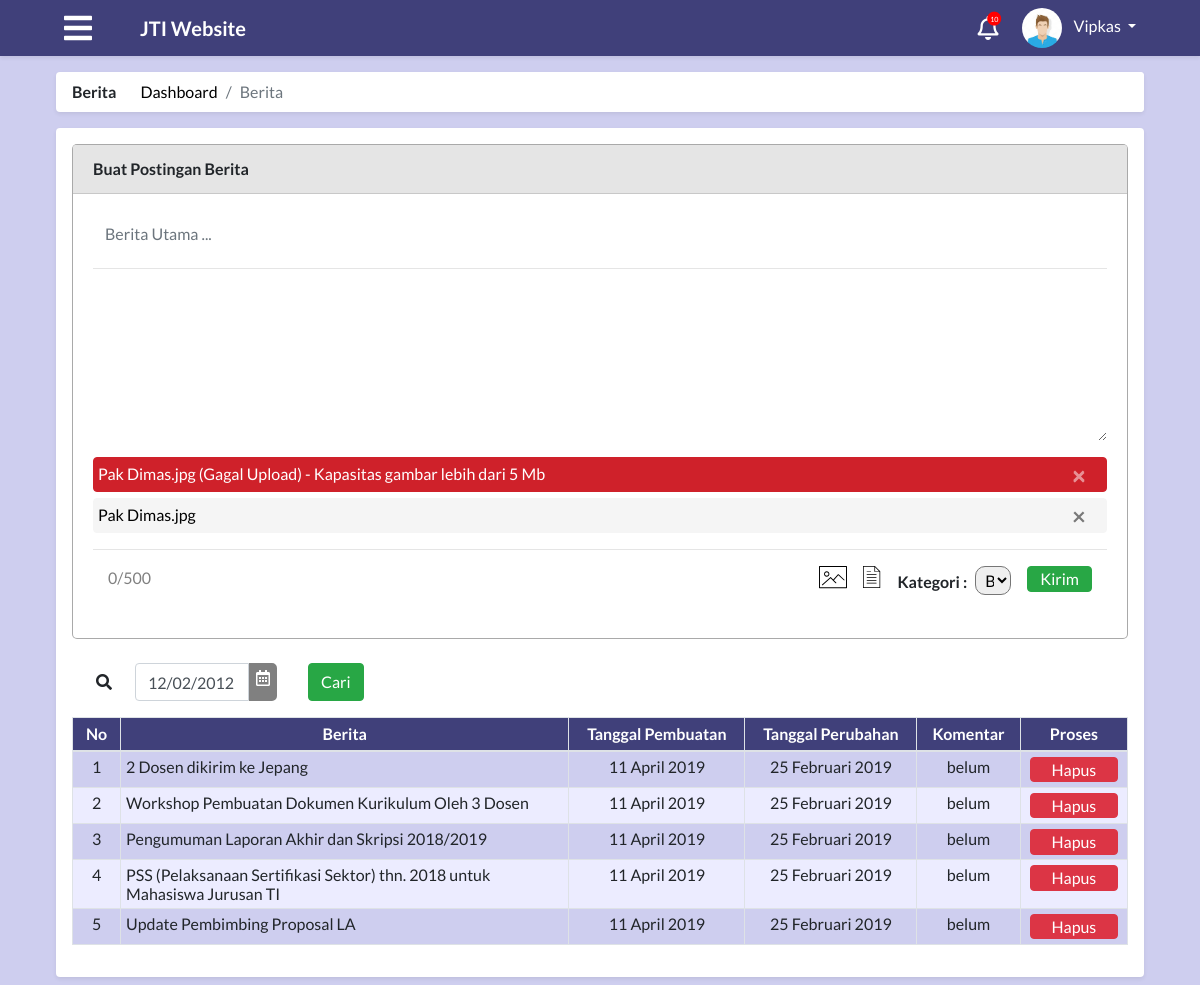
Screenshot of /module/index.php?module=beritaPengumuman (signed in) with the database file from the repository.
### tables this page shows
CREATE TABLE `tabel_admin` (
  `id_admin` int(30) NOT NULL,
  `nama` varchar(50) NOT NULL,
  `nip` int(20) NOT NULL,
  `alamat` text,
  `tempat_lahir` varchar(50) DEFAULT NULL,
  `tangal_lahir` date DEFAULT NULL,
  `id_user` int(11) NOT NULL,
  `waktu_edit` datetime NOT NULL
);

CREATE TABLE `tabel_info` (
  `id_info` int(30) NOT NULL,
  `judul` varchar(250) NOT NULL,
  `isi` text NOT NULL,
  `tipe` enum('pengumuman','berita') NOT NULL,
  `waktu` datetime NOT NULL
);

### process/proses_berita.php (called while the page is built, shortened)
<?php
function tampilBerita($con)
{
    $tampilBerita="select * from tabel_info";
    $resultTampilBerita=mysqli_query($con, $tampilBerita);
    return $resultTampilBerita;
}
?>

### module/admin/berita/beritaPengumuman.php (the view, shortened to what this page needs)
<?php
  include "../config/connection.php";
  include "../process/proses_berita.php";
?>
<main id="adminBerita" role="main" class="container-fluid">
    <div class="row">
        <div class="col-md-12 p-0">
            <div class="m-2 bg-white shadow-sm rounded">
                <div class="row">
                    <div class="col-md-auto pr-0">
                        <strong><span class="nav-link">Berita</span></strong>
                    </div>
                    <div class="col pl-0">
                        <nav aria-label="breadcrumb">
                            <ol class="breadcrumb p-2 m-0 bg-white">
                                <li class="breadcrumb-item"><a href="index.php?module=home">Dashboard</a></li>
                                <li class="breadcrumb-item active" aria-current="page">Berita</li>
                            </ol>
                        </nav>
                    </div>
                </div>
            </div>
        </div>
        <div class="col-md-12 p-0">
            <div class="m-2 p-3 bg-white rounded shadow-sm">
                <div class="col-md-12 p-0">
                    <div class="card border border-secondary">
                        <div class="card-header">
                            <strong>Buat Postingan Berita</strong>
                        </div>
                        <div class="card-body">
                            <form action="" method="post" class="p-0">
                                <div class="form-group berita-utama">
                                    <input type="text" class="form-control border-0" name="berita-utama" placeholder="Berita Utama ..." style="width=100%">
                                </div>
                                <hr>
                                <div class="form-group ketik-berita">
                                    <textarea name="ketik-berita" id="" cols="30" rows="6" placeholder="Ketik Berita ..." maxlength="500" class="form-control border-0" oninput="Beritacharcountupdate(this.value)">
                                    </textarea>
                                </div>
                                <div class="col-md-12 p-1 alert alert-danger alert-dismissible fade show" role="alert">
                                    <p>Pak Dimas.jpg (Gagal Upload) - Kapasitas gambar lebih dari 5 Mb</p>
                                    <button type="button" class="close" data-dismiss="alert" aria-label="Close">
                                        <span aria-hidden="true">&times;</span>
                                    </button>
                                </div>
                                <div class="ber col-md-12 p-1 alert alert-light alert-dismissible fade show" role="alert">
                                    <p>Pak Dimas.jpg</p>
                                    <button type="button" class="close" data-dismiss="alert" aria-label="Close">
                                        <span aria-hidden="true">&times;</span>
                                    </button>
                                </div>
                                <hr>
                                <div class="container m-0">
                                    <div class="row">
                                        <div class="col">
                                            <span style="color:grey" id=Bercharcount></span>
                                        </div>
                                        <div class="col-auto text-right d-flex justify-content-end lampir">
                                                    <label for="file-input">
                                                    <img src="../img/imgUpload.svg" alt="Image Upload" class="mr-3" data-placement="top" title="Lampirkan Gambar">
                                                    </label>
                                                    <label for="file-input1">
                                                    <img src="../img/fileUpload.svg" alt="File Upload" class="mr-3" data-placement="top" title="Lampirkan File">
                                                    </label>
                                                    <strong><label for="kategori-AdBer" class="labelBerita mt-1 mr-2">Kategori :
                                                    </label>
                                                    </strong>
                                                    <select name="" id="" class="mr-3 pilihKategoriBerita">
                                                        <option value="ridwan">Berita</option>
                                                    </select>
                                                    <button type="submit" class="btn btn-success btn-kirim">Kirim</button>
                                        </div>
                                    </div>
                                </div>
                            </form>
                        </div>
                    </div>
                    <br>
                    <form class="form-inline ml-4">
                        <i class="fas fa-search mr-2"></i>
                        <div class="col-2">
                                <div class="input-group date " id="datepicker">
                                    <input type="text" class="form-control" value="12/02/2012">
                                    <div class="input-group-addon tgl">
                                        <span>
                                            <i class="far fa-calendar-alt"></i>
                                        </span>
                                    </div>
                                </div>
                            </div>
                            <input type="submit" class="tmbl-filter btn btn-success ml-3" value="Cari" name="cariBeritaTanggal">
                    </form>
                    <div class="scrolltable">
                    <?php
                        if(isset($_POST["cariBeritaTanggal"])){
                            $result=beritaCari($con, $_POST["tanggal"]);
                            }else{
                            $result = tampilBerita($con);
                            }
                            if(mysqli_num_rows($result) > 0){
                        ?>
                        <table class="table table-striped table-bordered text-center mt-3">
                            <thead>
                                <tr class="p-2">
                                    <th>No</th>
                                    <th id="beritaBerita">Berita</th>
                                    <th>Tanggal Pembuatan</th>
                                    <th>Tanggal Perubahan</th>
                                    <th>Komentar</th>
                                    <th colspan="2">Proses</th>
                                </tr>
                            </thead>
                            <tbody>
                            <?php
                                $no=1;
                                while($row = mysqli_fetch_assoc($result)){
                                    ?>
                                <tr>
                                    <td><?php echo $no;?></td>
                                    <td class="text-left" data-toggle="modal" data-target="#preview1<?= $no?>"><?php echo $row["judul"];?></td>
                                    <td><?= date('d F Y', strtotime($row["waktu"]))?></td>
                                    <td>25 Februari 2019</td>
                                    <td>belum</td>
                                    <td><button class=" tmbl-table btn btn-danger" type="button"
                                            class="pratinjau btn" data-toggle="modal" data-target="#hapus"
                                            class="hapus">Hapus</button></td>
                                </tr>
                                <?php
                                    $no++;
                                    }
                                ?>
                            </tbody>
                        </table>
                        <?php
                        }
                        ?>
                    </div>
                </div>
            </div>
        </div>
    </div>
</main>

### module/index.php (shortened to what this page needs)
<?php
include "../config/connection.php";
$level = $_SESSION['level'];
$idUser = $_SESSION['id'];
?>
<?php
switch ($level) {
  case 'admin':
    $queryUser = "SELECT a.*, b.* FROM tabel_user a, tabel_admin b WHERE a.id_user=$idUser and a.id_user=b.id_user";
    $resultUser = mysqli_query($con, $queryUser);
    $rowUser = mysqli_fetch_assoc($resultUser);
    $namaUser = $rowUser["nama"];
    break;
}
?>
<!DOCTYPE html>
<html>
<head>
  <?php
  include "../config/styles.php";
  ?>
</head>
<body>
    <nav class="app-navbar navbar navbar-expand-md navbar-dark bg-blue shadow-sm sticky-top mb-2">
      <?php
      if ($level == "admin") {
        ?>
        <a class="ml-5 mr-5" id="navigation-admin-btn"> <i class="fas fa-bars text-white burger-icon"></i></a>
      <?php
    } else {
      ?>
        <a class="ml-5 mr-5" id="navigation-btn"> <i class="fas fa-bars text-white burger-icon"></i></a>
      <?php
    }
    ?>
      <a class="navbar-brand " href="index.php?module=home"><b>JTI Website</b></a>
      <div class="collapse navbar-collapse" id="navbarCollapse">
        <i class="notification-icon text-white far fa-bell" onclick="location.href='index.php?module=notifikasi';">
          <span class="fas fa-circle notification-bubble"></span>
          <span class="notification-bubble-num">10</span>
        </i>
        <div class="dropdown mr-5">
          <img class="dropdown-toggle nav-profile-photo ml-4 " src="../attachment/img/avatar.jpeg" data-toggle="dropdown" aria-haspopup="true" aria-expanded="false">
          <a href="#" class="dropdown-toggle ml-2 profile-link" id="dropdownMenuButton" data-toggle="dropdown" aria-haspopup="true" aria-expanded="false"><?php echo ($namaUser); ?>&nbsp;<b class="caret"></b></a>
        </div>
      </div>
    </nav>
    <div class="container-fluid px-5">
      <?php
      $module = $_GET["module"];
      if ($level == "mahasiswa") {
        switch ($module) {
          case "home":
            include "mahasiswa/home.php";
            break;
          case "kompenAbsen":
            include "mahasiswa/kompenAbsen.php";
            break;
          case "coba":
            include "mahasiswa/coba.php";
            break;
          case "krs":
            include "mahasiswa/krs.php";
            break;
          case "jadwal":
            include "mahasiswa/jadwal.php";
            break;
          case "nilai":
            include "mahasiswa/nilai.php";
            break;
          case "nilaiError":
            include "mahasiswa/nilaiError.php";
            break;
          case "kelasKosong":
            include "mahasiswa/kelasKosong.php";
            break;
          case "notifikasi":
            include "notifikasi.php";
            break;
          default:
            include "404.php";
        }
      } else if ($level == "admin") {
        switch ($module) {
          case "beritaPengumuman":
            include "admin/berita/beritaPengumuman.php";
            break;
        }
      }
        ?>
    </div>
</body>
</html>

### css/style.css (style rules this page uses)
* { font-family: "Lato"; }
body, html { margin: 0; padding: 0; }
body { background-color: #ceceef !important; }
.app-navbar { z-index: 0; }
.burger-icon { font-size: 2em; }
.notification-icon { font-size: 1.5em; position: relative; cursor: pointer; }
.notification-bubble { position: absolute; font-size: 0.6em; top: -4px; color: red; right: -3px; }
.notification-bubble-num { position: absolute; font-size: 0.3em; top: 0px; color: #ffffff; right: 0px; }
.profile-link:link { color: #ffffff; text-decoration: none; }
.profile-link { color: #ffffff; text-decoration: none; }
.nav-profile-photo { width: 2.5em; border-radius: 50%; }
.app-navbar { z-index: 1; }
.bg-blue { background-color: #40407a; }
#navigation-btn, #navigation-admin-btn, .pointer { cursor: pointer; }
.table-striped > thead > tr > th { padding: 0.4em; padding-left: 0.7em; padding-right: 0.7em; }
.table-striped > thead > tr > th { background-color: #40407a; color: white; }
.table-striped > tbody > tr:nth-child(odd) > td { background-color: #ceceef; }
.table-striped > tbody > tr:nth-child(even) > td { background-color: #ececff; }
.table-striped > tbody > tr > td { font-size: 1em; padding: 0.3em; }
.table-striped .btn { height: 1.6em; padding-bottom: 0; padding-top: 0; padding-left: 1.3em; padding-right: 1.3em; }
.breadcrumb a { text-decoration: none; color: black; }
.breadcrumb { background: white; }

### css/login.css (style rules this page uses)
body { padding-top: 0 !important; }

### css/notifikasi.css (style rules this page uses)
td { border-top: 2px solid rgb(187, 187, 187); border-bottom: 2px solid rgb(187, 187, 187); }

### css/dataDosen.css (style rules this page uses)
.close { padding-right: 0.5em; }

### css/adminBerita.css (style rules this page uses)
#adminBerita .table-striped > thead > tr > th { background-color: #40407a; color: white; }
#adminBerita .table-striped > tbody > tr:nth-child(odd) > td { background-color: #ceceef; }
#adminBerita .table-striped > tbody > tr:nth-child(even) > td { background-color: #ececff; }
#adminBerita .alert-danger { color: white; background-color: #CF212A; border-color: #CF212A; height: 35px; }
#adminBerita .ber { margin-top: -10px; }
#adminBerita .alert-light { color: black; background-color: #F5F5F5; border-color: #F5F5F5; height: 35px; }
#adminBerita .border-secondary { border-color: solid rgba(90, 90, 90, 0.52)!important; }
#adminBerita .border { border: 1px solid rgba(90, 90, 90, 0.52)!important; border-radius: 5px; }
#adminBerita .card-header { background-color: #E5E5E5; }
#adminBerita .alert-dismissible .close { position: absolute; top: 0; right: 0; padding: .3rem 1.25rem; color: inherit; }
#adminBerita .btn-kirim { height: 1.6em; padding-bottom: 0; padding-top: 0; }
#adminBerita .lampir img { cursor: pointer; }
#adminBerita #beritaBerita { width: 28em; }
#adminBerita .pilihKategoriBerita { border-radius: 10px; width: 10%; height: 1.8em; padding-left: 5px; }
#adminBerita .tgl { border: 0.45em solid gray; background-color: gray; border-radius: 0px 5px 5px 0px; }
#adminBerita .fa-calendar-alt { color: white; }

### rows the page displays
tabel_admin: nama "Vipkas"
tabel_info: judul "2 Dosen dikirim ke Jepang", waktu "11 April 2019"
tabel_info: judul "Workshop Pembuatan Dokumen Kurikulum Oleh 3 Dosen", waktu "11 April 2019"
tabel_info: judul "Pengumuman Laporan Akhir dan Skripsi 2018/2019", waktu "11 April 2019"
tabel_info: judul "PSS (Pelaksanaan Sertifikasi Sektor) thn. 2018 untuk Mahasiswa Jurusan TI", waktu "11 April 2019"
tabel_info: judul "Update Pembimbing Proposal LA", waktu "11 April 2019"
